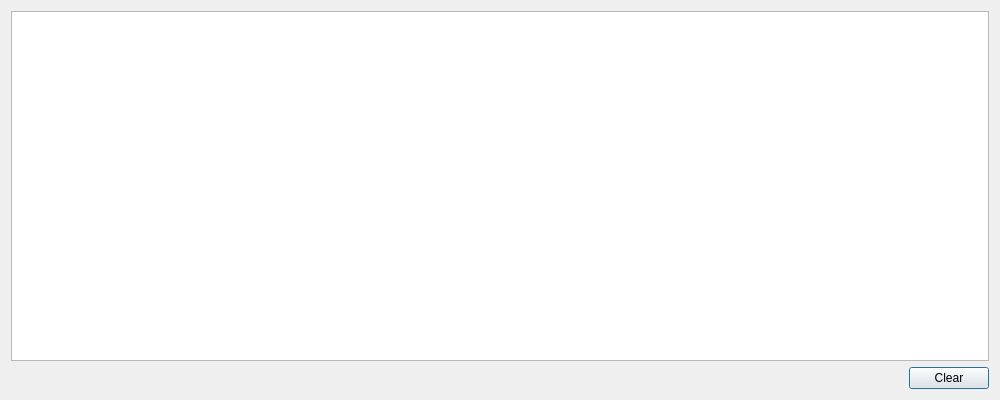
<ui version="4.0" >
 <class>LogToolBox</class>
 <widget class="QDialog" name="LogToolBox" >
  <property name="geometry" >
   <rect>
    <x>0</x>
    <y>0</y>
    <width>1000</width>
    <height>400</height>
   </rect>
  </property>
  <property name="windowTitle" >
   <string>Log</string>
  </property>
  <layout class="QVBoxLayout" name="verticalLayout" >
   <item>
    <widget class="QTextBrowser" name="Logger_" />
   </item>
   <item>
    <layout class="QHBoxLayout" name="horizontalLayout" >
     <item>
      <spacer name="horizontalSpacer" >
       <property name="orientation" >
        <enum>Qt::Horizontal</enum>
       </property>
       <property name="sizeHint" stdset="0" >
        <size>
         <width>40</width>
         <height>20</height>
        </size>
       </property>
      </spacer>
     </item>
     <item>
      <widget class="QPushButton" name="Clear_" >
       <property name="text" >
        <string>Clear</string>
       </property>
      </widget>
     </item>
    </layout>
   </item>
  </layout>
 </widget>
 <resources/>
 <connections/>
</ui>
